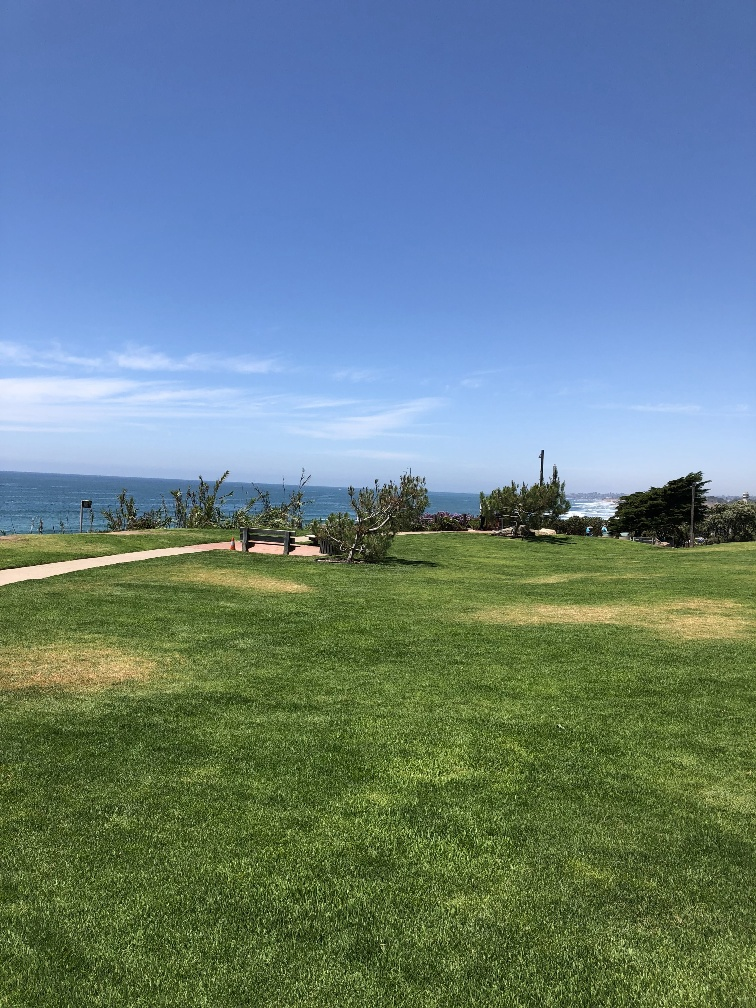
//> input picture Section 7/application/scene/scene1.jpg, 756 x 1008 px
$ ./Panoramic_image   (built with g++ and OpenCV 4)
//> lines starting //> are read from the running program, lines starting //| are printed output that depends on the picture
#include <iostream>
#include <opencv2/opencv.hpp>

using namespace std;
using namespace cv;

int main()
{
    Mat im1 = imread("../scene/scene1.jpg");
//> im1 is the input picture: 1008 rows x 756 cols, CV_8UC3; mean B, G, R 131.1, 128.6, 103.6
    Mat im2 = imread("../scene/scene3.jpg");
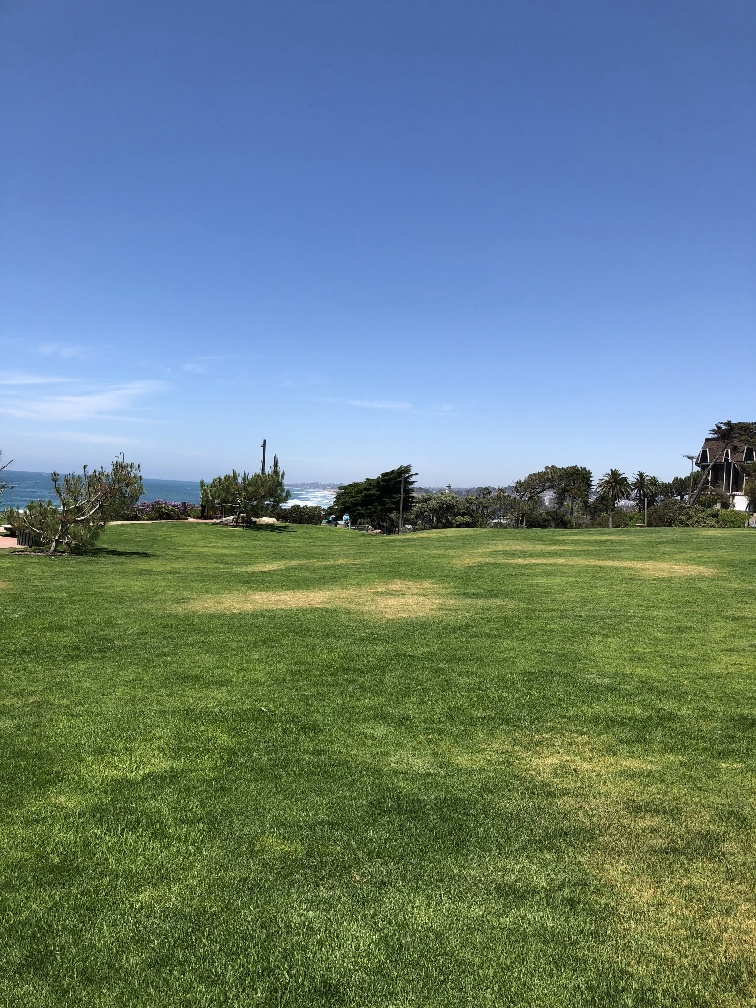
//> input picture Section 7/application/scene/scene3.jpg, 756 x 1008 px
//> im2 is the input picture: 1008 rows x 756 cols, CV_8UC3; mean B, G, R 128.7, 128.9, 104.7

    Mat im1Gray, im2Gray;
    cvtColor(im1, im1Gray, COLOR_BGR2GRAY);
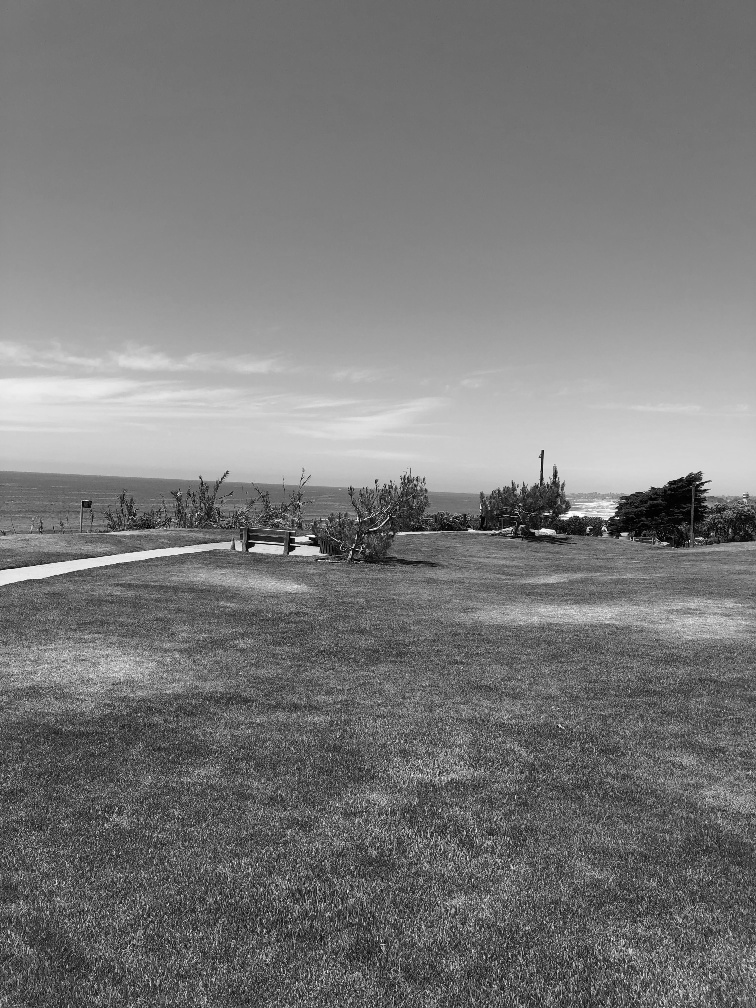
//> im1Gray: 1008 rows x 756 cols, CV_8UC1; min 0, max 254, mean 121.4
    cvtColor(im2, im2Gray, COLOR_BGR2GRAY);
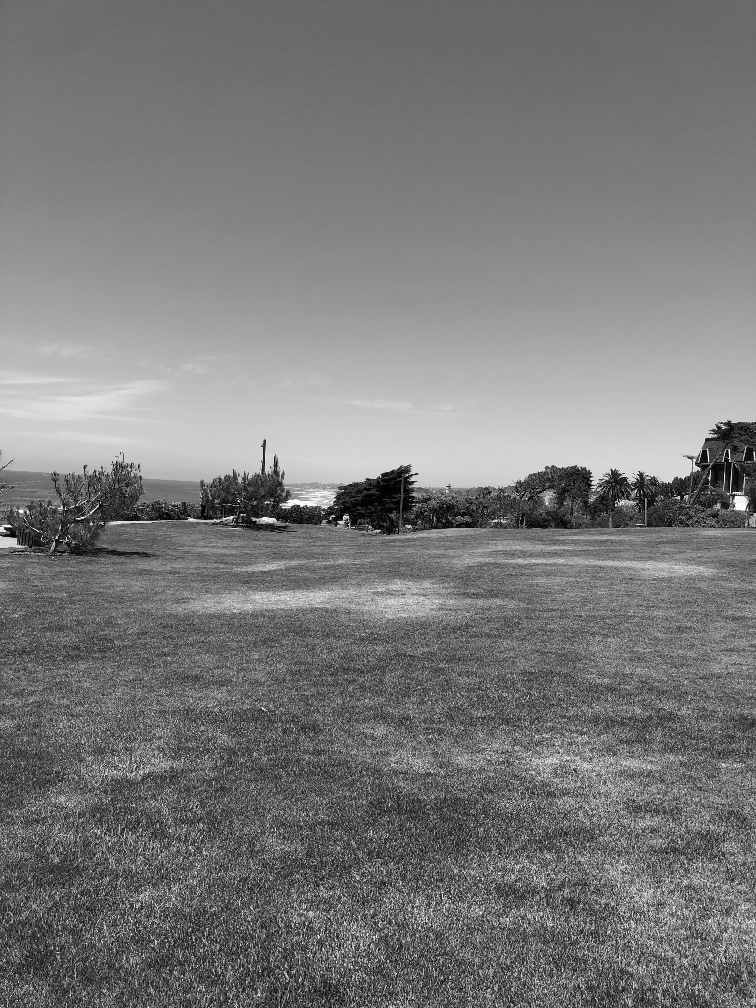
//> im2Gray: 1008 rows x 756 cols, CV_8UC1; min 0, max 254, mean 121.6

    //variables to store keypoints and descriptors
    std::vector<KeyPoint> keypoints1, keypoints2;
    Mat descriptors1, descriptors2;

    int MAX_FEATURES = 500;
    float GOOD_MATCH_PERCENT = 0.15f;
    //detect ORB features and compute descriptors.
    Ptr<Feature2D> orb = ORB::create(MAX_FEATURES);
    orb->detectAndCompute(im1Gray, Mat(), keypoints1, descriptors1);
//> keypoints1 = 500 keypoints; strongest (x, y, size): (311, 538, 31), (295, 540, 31), (250, 549, 31), (292, 537, 31)
    orb->detectAndCompute(im2Gray, Mat(), keypoints2, descriptors2);
//> keypoints2 = 500 keypoints; strongest (x, y, size): (346, 516, 31), (696, 465, 31), (339, 521, 31), (343, 517, 31)

    //Match features
    std::vector<DMatch> matches;
    Ptr<DescriptorMatcher> matcher = DescriptorMatcher::create("BruteForce-Hamming");
    matcher->match(descriptors1, descriptors2, matches, Mat());
//> matches = 500 matches

    //sort match by score
    std::sort(matches.begin(), matches.end());

    //remove not so good matches
    const int numGoodMatches = matches.size() * GOOD_MATCH_PERCENT;
//> numGoodMatches = 75
    matches.erase(matches.begin() + numGoodMatches, matches.end());
//> matches = 75 matches

    //draw top matches
    Mat imMatches;
    drawMatches(im1, keypoints1, im2, keypoints2, matches, imMatches);
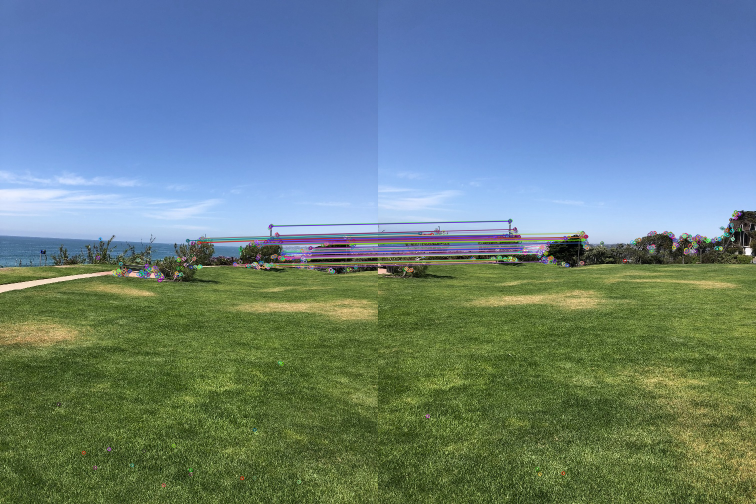
//> imMatches: 1008 rows x 1512 cols, CV_8UC3 (shown at 1/2 size); mean B, G, R 130.1, 128.7, 104.5
    imwrite("../panoramic_image.jpg", imMatches);

    std::vector<Point2f> points1, points2;
    for (size_t i = 0; i < matches.size(); i++)
    {
        points1.push_back(keypoints1[matches[i].queryIdx].pt);
        points2.push_back(keypoints2[matches[i].trainIdx].pt);
    }
//> this loop made 75 passes
//> after the loop, points1 = 75 Points (x, y), first 12: [555.4, 473], [501.1, 488.2], [697, 482.4], [689.5, 471.7], [543, 451], [406.1, 477.8], [547.4, 479], [689.8, 473.8], [516.6, 534.5], [619.9, 498.1], [532.8, 529.9], [644.9, 489.4]; points2 = 75 Points (x, y), first 12: [275.9, 462.2], [221.8, 476.6], [406.8, 474], [400.3, 465.1], [265, 441], [116.5, 462.8], [267.5, 468.6], [400.8, 465.6], [235.9, 522.5], [336.8, 487.3], [253.4, 518.4], [361.1, 480.4]

    //find homography
    Mat h = findHomography(points2, points1, RANSAC);
//> h = [[0.552, -0.279, 366.3], [-0.146, 0.462, 158.4], [-0.000272, -0.000483, 1]]

    //use homography to wrap image
    int im1Height = im1.rows;
//> im1Height = 1008
    int im1Width = im1.cols;
//> im1Width = 756
    int im2Height = im2.rows;
//> im2Height = 1008
    int im2Width = im2.cols;
//> im2Width = 756
    Mat im2Aligned;

    warpPerspective(im2, im2Aligned, h, Size(im2Width + im1Width, im2Height));
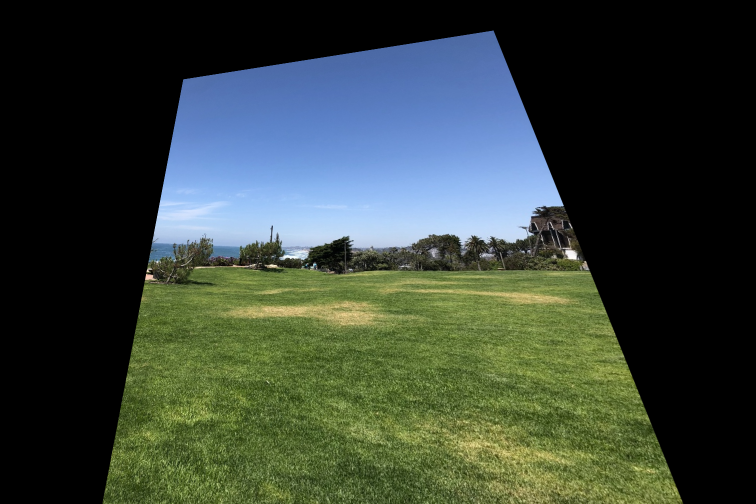
//> im2Aligned: 1008 rows x 1512 cols, CV_8UC3 (shown at 1/2 size); mean B, G, R 59, 68.1, 56.5
    namedWindow("result", WINDOW_NORMAL);
    imshow("result", im2Aligned);

    Mat stitchedImage = im2Aligned.clone();
    Rect roi(0, 0, im1.cols, im1.rows);
//> roi = Rect(0, 0, 756, 1008)
    im1.copyTo(stitchedImage(roi));
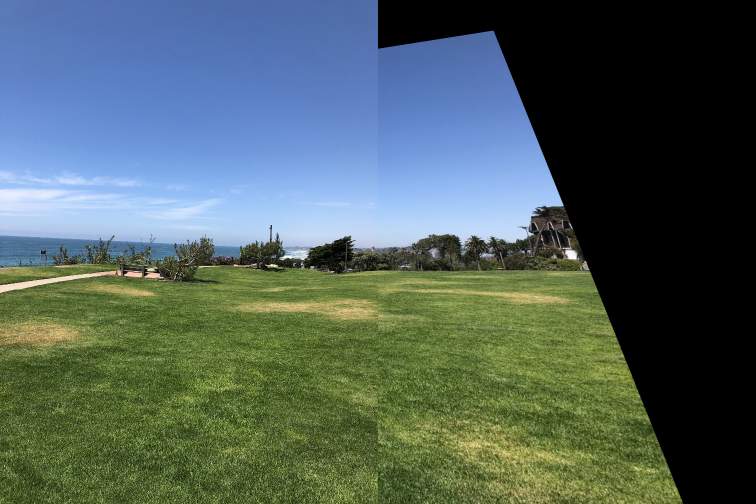
//> stitchedImage: 1008 rows x 1512 cols, CV_8UC3 (shown at 1/2 size); mean B, G, R 93.8, 98.1, 80.4
    imwrite("../result_aligned.jpg", stitchedImage);

    waitKey(0);
    return 0;
}
